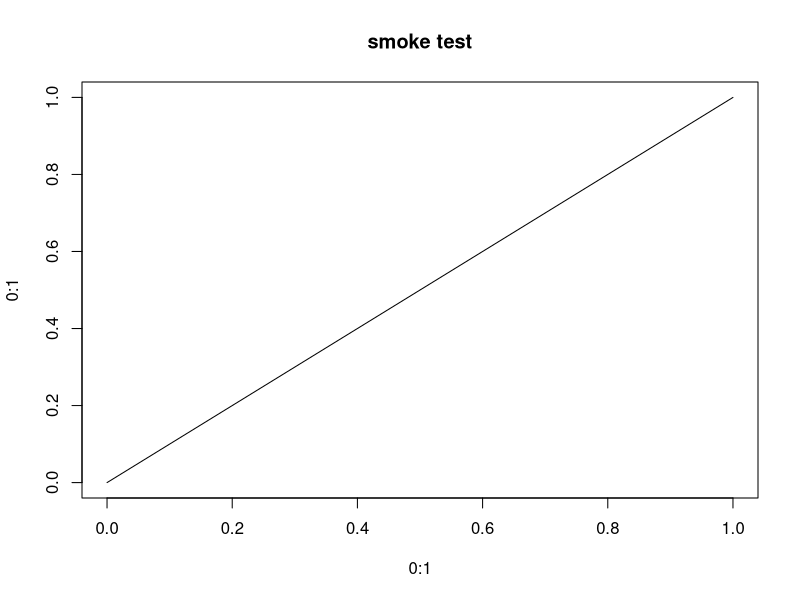

This chart was generated by the following R code:
#' ---
#' title: "Module 00 - Setup, environment check, and house rules"
#' output:
#'   html_document:
#'     toc: true
#'     toc_depth: 2
#' ---
#'
#' **Curriculum link:** `stats.md` -> Topic 35 (Reproducible statistical workflows)
#'
#' **Run this first.** It verifies that every package the course uses is present
#' and that the random-number machinery behaves deterministically. If this module
#' prints `ALL CHECKS PASSED`, every other module in `statsR/` will run.
#'
#' ```bash
#' docker run --rm -v "$PWD":/work -w /work learn-stats-r:1.0 \
#'     Rscript statsR/core/00_setup_and_environment.R
#' ```
#'
#' ## What you will learn
#'
#' 1. How to capture an environment so a result can be regenerated (Topic 35).
#' 2. Why `set.seed()` placement matters and how to make parallel work reproducible.
#' 3. The output convention used by every later module.
#'
#' ## 1. Environment capture
#'
#' `stats.md` Topic 35 notes that statistical results genuinely change across
#' package versions. So the first thing any analysis should emit is *what
#' produced it*.

#+ environment-report
## Packages the course relies on. Everything in `base_recommended` ships with
## any standard R installation, which is why ~90% of this course runs without a
## single CRAN download.
base_recommended <- c("stats", "MASS", "nlme", "mgcv", "survival",
                      "cluster", "boot", "Matrix", "splines")
extra_packages <- c("knitr", "rmarkdown", "lme4", "emmeans", "pwr", "ggplot2")

environment_report <- function() {
  cat(strrep("=", 70), "\n")
  cat("ENVIRONMENT RECORD\n")
  cat(strrep("=", 70), "\n")
  cat(sprintf("R version   : %s\n", getRversion()))
  cat(sprintf("Platform    : %s\n", R.version$platform))
  cat(strrep("-", 70), "\n")

  missing <- character(0)
  for (pkg in c(base_recommended, extra_packages)) {
    if (requireNamespace(pkg, quietly = TRUE)) {
      cat(sprintf("%-14s: %s\n", pkg, as.character(packageVersion(pkg))))
    } else {
      cat(sprintf("%-14s: *** MISSING ***\n", pkg))
      missing <- c(missing, pkg)
    }
  }
  cat(strrep("=", 70), "\n")
  invisible(missing)
}

missing_packages <- environment_report()

#' ## 2. Random number generation, done properly
#'
#' Two rules from `stats.md` Topic 35:
#'
#' * **Seed at the point of use.** Seeding once at the top of a script is
#'   fragile: inserting a new line above shifts every downstream draw. Anything
#'   whose value you will *report* should be immediately preceded by its seed.
#' * **Record the RNG kind.** R's default RNG algorithm has changed between
#'   versions (notably the `sample()` algorithm in R 3.6.0). `RNGkind()` tells
#'   you which one produced a result.

#+ rng-basics
cat("\nRNG kind in use:", paste(RNGkind(), collapse = " / "), "\n")

set.seed(20260919)
sample_a <- rnorm(5)
cat("draw after set.seed(20260919):", paste(round(sample_a, 4), collapse = " "), "\n")

set.seed(20260919)
sample_b <- rnorm(5)
cat("same seed again             :", paste(round(sample_b, 4), collapse = " "), "\n")
cat("identical?                  :", identical(sample_a, sample_b), "\n")

#' ### Parallel-safe streams
#'
#' If you parallelise a simulation (Topic 9 power analysis, Topic 34 calibration
#' checks), workers must **not** share a stream. `"L'Ecuyer-CMRG"` is R's
#' parallel-safe generator; `parallel::mclapply` and `clusterSetRNGStream` use it
#' to create provably independent substreams.

#+ rng-parallel
old_kind <- RNGkind("L'Ecuyer-CMRG")
set.seed(12345)
## .Random.seed now holds a 7-element L'Ecuyer state that can be advanced into
## independent substreams with parallel::nextRNGStream().
worker_first_draws <- numeric(4)
state <- .Random.seed
for (i in seq_len(4)) {
  assign(".Random.seed", state, envir = globalenv())
  worker_first_draws[i] <- rnorm(1)
  state <- parallel::nextRNGStream(state)
}
cat("four independent worker streams:",
    paste(round(worker_first_draws, 4), collapse = " "), "\n")
cat("all distinct?                  :",
    length(unique(worker_first_draws)) == 4, "\n")
do.call(RNGkind, as.list(old_kind))  # restore the default generator

#' ## 3. Output convention
#'
#' Every module writes figures to `results/<module_name>/` **relative to the
#' directory you launch from**, which is why the documented way to run these
#' scripts is from the repository root.

#+ output-dir
MODULE_NAME <- "00_setup_and_environment"

results_dir <- function(module_name = MODULE_NAME) {
  base <- Sys.getenv("STATS_OUT", unset = "results")
  path <- file.path(base, module_name)
  dir.create(path, recursive = TRUE, showWarnings = FALSE)
  path
}

OUT <- results_dir()
cat("figures for this module would be written to:", OUT, "\n")

#' ## 4. A smoke test of every library the course uses
#'
#' Each check exercises the *specific* function that later modules depend on, so
#' a failure points at a real incompatibility rather than a missing import.

#+ smoke-tests
checks <- list()

check <- function(name, condition, detail = "") {
  ok <- isTRUE(condition)
  checks[[length(checks) + 1L]] <<- list(name = name, ok = ok)
  cat(sprintf("[%s] %s%s\n", if (ok) "PASS" else "FAIL", name,
              if (nzchar(detail)) paste0(" - ", detail) else ""))
  invisible(ok)
}

set.seed(7)
x <- rnorm(30, 0, 1)
y <- rnorm(30, 0.5, 1.5)

## --- stats: Welch t-test (stats.md eq. 7.3-7.4) -----------------------------
welch <- t.test(x, y)                      # var.equal = FALSE is the default
check("stats Welch t-test", is.finite(welch$p.value),
      sprintf("p = %.4f", welch$p.value))

## --- stats: a t-test IS a linear model (stats.md eq. 7.5) -------------------
d <- data.frame(y = c(x, y), g = factor(rep(c("a", "b"), each = 30)))
lm_fit <- lm(y ~ g, data = d)
pooled <- t.test(x, y, var.equal = TRUE)
check("lm t-statistic == pooled t-test",
      isTRUE(all.equal(unname(abs(coef(summary(lm_fit))["gb", "t value"])),
                       unname(abs(pooled$statistic)))),
      sprintf("%.6f vs %.6f",
              coef(summary(lm_fit))["gb", "t value"], pooled$statistic))

## --- stats: Benjamini-Hochberg (stats.md eq. 8.5) ---------------------------
set.seed(11)
pvals <- runif(100)
padj <- p.adjust(pvals, method = "BH")
check("BH adjustment monotone", all(diff(sort(padj)) >= -1e-12))

## --- stats: Poisson GLM with an offset (stats.md eq. 13.8) ------------------
set.seed(3)
counts <- rpois(40, 20)
exposure <- runif(40, 0.8, 1.2)
glm_fit <- glm(counts ~ 1, family = poisson(), offset = log(exposure))
check("glm Poisson with offset", glm_fit$converged)

## --- MASS: negative binomial GLM (stats.md eq. 4.9) -------------------------
set.seed(4)
nb_counts <- MASS::rnegbin(60, mu = 30, theta = 5)
nb_fit <- MASS::glm.nb(nb_counts ~ 1)
check("MASS::glm.nb fits", is.finite(nb_fit$theta),
      sprintf("theta = %.2f", nb_fit$theta))

## --- nlme: linear mixed model (stats.md eq. 14.1) ---------------------------
set.seed(5)
donor <- factor(rep(1:8, each = 5))
b <- rnorm(8, 0, 1.5)[donor]
yy <- 2 + b + rnorm(40, 0, 1)
lmm <- nlme::lme(yy ~ 1, random = ~ 1 | donor, data = data.frame(yy, donor))
check("nlme::lme fits random intercept", inherits(lmm, "lme"))

## --- lme4: crossed random effects -------------------------------------------
lmer_fit <- lme4::lmer(yy ~ 1 + (1 | donor), data = data.frame(yy, donor))
check("lme4::lmer fits", inherits(lmer_fit, "lmerMod"))

## --- survival: Kaplan-Meier and Cox (stats.md eq. 28.6, 28.10) --------------
set.seed(6)
tt <- rexp(60, 0.1)
ev <- rbinom(60, 1, 0.7)
grp <- rep(0:1, each = 30)
km <- survival::survfit(survival::Surv(tt, ev) ~ grp)
cox <- survival::coxph(survival::Surv(tt, ev) ~ grp)
check("survival::survfit + coxph",
      length(km$time) > 1 && is.finite(coef(cox)[1]))

## --- emmeans: estimated marginal means and contrasts (eq. 12.3) -------------
em <- emmeans::emmeans(lm_fit, ~ g)
check("emmeans contrasts", nrow(as.data.frame(emmeans::contrast(em, "pairwise"))) == 1)

## --- pwr: closed-form power (stats.md eq. 9.2-9.4) --------------------------
pw <- pwr::pwr.t.test(d = 0.8, sig.level = 0.05, power = 0.8)
check("pwr::pwr.t.test", is.finite(pw$n), sprintf("n = %.1f per group", pw$n))

## --- graphics: a figure can be written head-less ----------------------------
png(file.path(OUT, "smoke_test.png"), width = 400, height = 300)
plot(0:1, 0:1, type = "l", main = "smoke test")
invisible(dev.off())
check("head-less PNG device", file.exists(file.path(OUT, "smoke_test.png")))

#' ## 5. Verdict

#+ verdict
n_failed <- sum(!vapply(checks, `[[`, logical(1), "ok"))
cat("\n", strrep("=", 70), "\n", sep = "")
if (length(missing_packages)) {
  cat("MISSING PACKAGES:", paste(missing_packages, collapse = ", "), "\n")
}
if (n_failed == 0 && length(missing_packages) == 0) {
  cat("ALL CHECKS PASSED - the environment is ready for the whole course.\n")
} else {
  cat(sprintf("%d check(s) failed. Rebuild the image:\n", n_failed))
  cat("  docker build -f docker/Dockerfile.r -t learn-stats-r:1.0 .\n")
}
cat(strrep("=", 70), "\n", sep = "")

#' ## Where to go next
#'
#' | Next | Topic |
#' |---|---|
#' | `01_study_design_and_estimands.R` | What is `n`? The pseudoreplication equation |
#' | `02_data_structures_and_scales.R` | Counts vs intensities vs proportions |
#'
#' **House rules used throughout the course**
#'
#' 1. `set.seed()` immediately precedes anything stochastic you will report.
#' 2. Every claim in a comment cites the equation number in `stats.md`.
#' 3. Nothing is installed at runtime; the container *is* the environment.
#' 
#' **Next:** `01_study_design_and_estimands.R`
